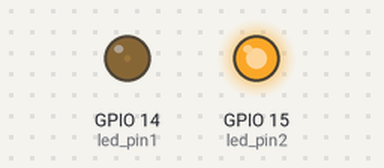
A program run on a simulated Raspberry Pi (BCM pin numbers). Shown: output pins drawn as LEDs (lit = HIGH).

Above: at 0.05 s.
At 0.5 s:
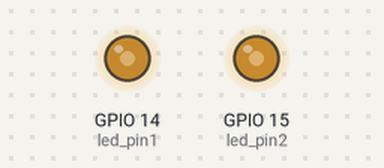
At 0.95 s:
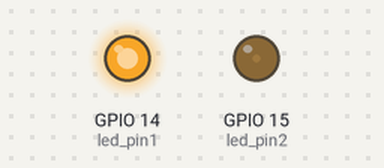
At 1.75 s:
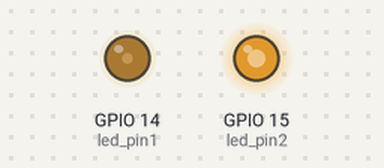
Timing chart, 0 to 4.7 s (numbered marks = the images above):
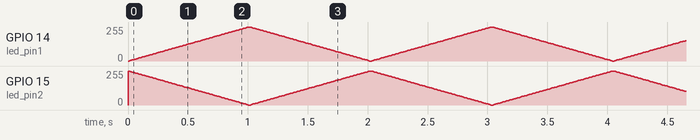

The program:

dual_fading_effect.py
```python
import RPi.GPIO as GPIO
import time     #time모듈을 불러온다.

GPIO.setmode(GPIO.BCM)
GPIO.setwarnings(False)

#BCM에서 led는 각 14번, 15번
led_pin1 = 14
led_pin2 = 15

#setup함수: 해당 핀을 IN or OUT 으로 사용하겠다.
GPIO.setup(led_pin1, GPIO.OUT)
GPIO.setup(led_pin2, GPIO.OUT)


p1 = GPIO.PWM(14, 50)
p2 = GPIO.PWM(15, 50)
p1.start(0) #초기 듀티 사이클 설정
p2.start(0)
try:
    while 1:
        for dc in range(0,101,1):
            p1.ChangeDutyCycle(dc)
            p2.ChangeDutyCycle(100-dc)

            time.sleep(0.01)

        for dc in range(100,-1,-1):
            p1.ChangeDutyCycle(dc)
            p2.ChangeDutyCycle(100-dc)
            time.sleep(0.01)

except KeyboardInterrupt: #cntl+c
    p1.stop()
    p2.stop()
    GPIO.cleanup()
```
